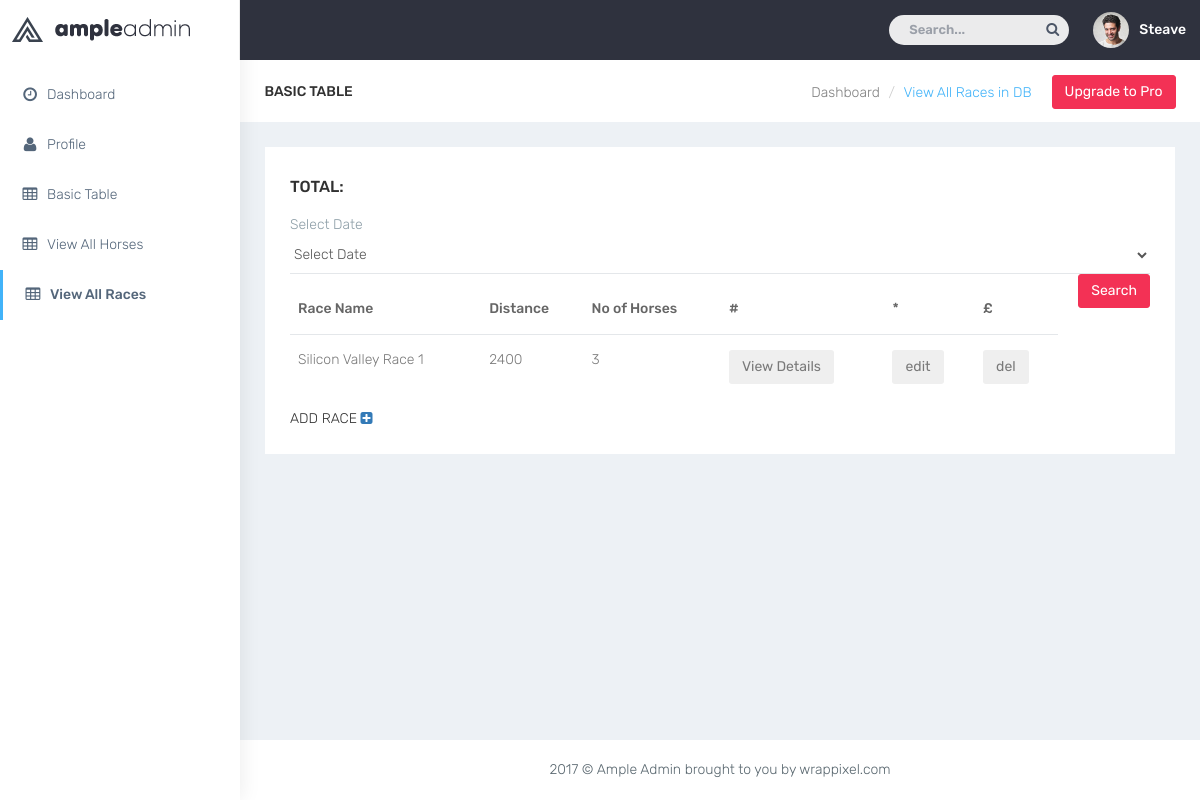
Page /frontend/admin/viewRaces.php on the earlier database version.
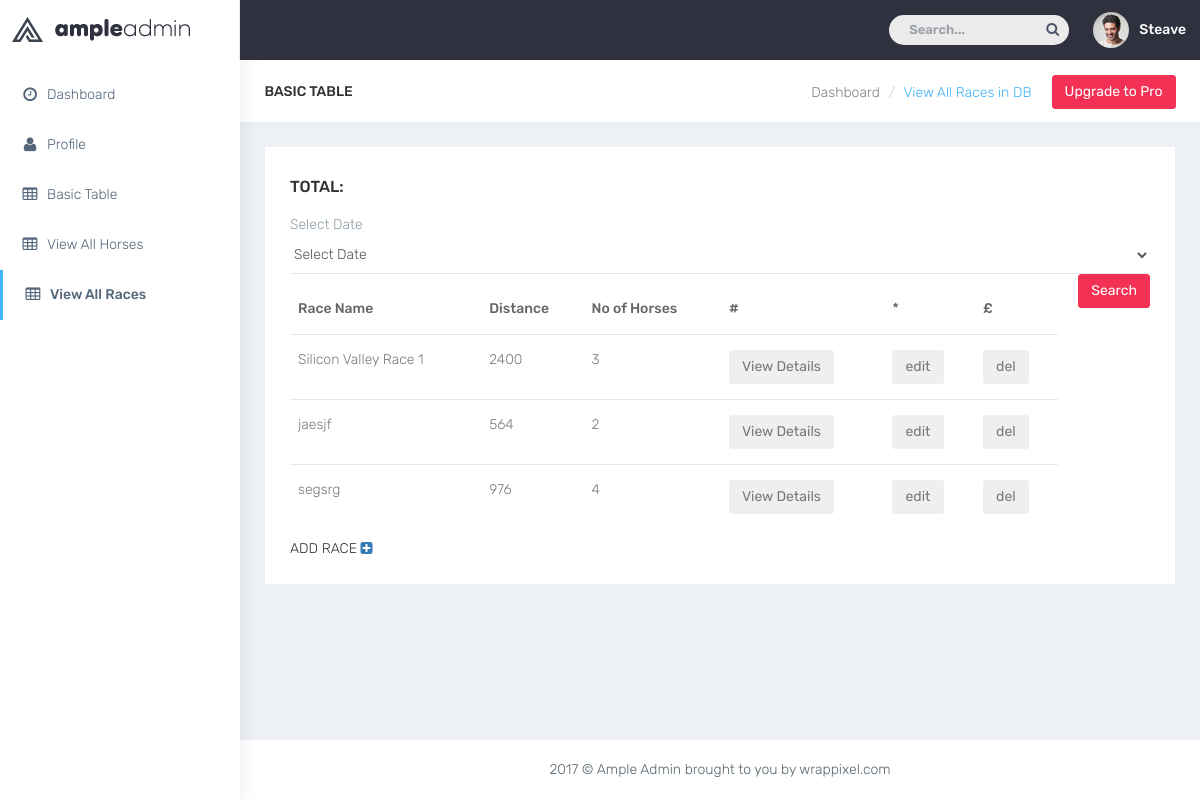
Same page on the later database version.
### tables this page shows
CREATE TABLE `race` (
  `race_id` int(11) NOT NULL,
  `race_name` varchar(75) NOT NULL,
  `date_time` date NOT NULL,
  `distance` int(11) NOT NULL,
  `no_horses` int(11) NOT NULL
);

### frontend/admin/viewRaces.php (the view, shortened to what this page needs)
<?php include('../../global/serverconnectionafterlogin.php'); ?>
<?php include('tables_head.php'); ?>
<?php include('admin_nav.php'); ?>
        <div id="page-wrapper">
            <div class="container-fluid">
                <div class="row bg-title">
                    <div class="col-lg-3 col-md-4 col-sm-4 col-xs-12">
                        <h4 class="page-title">Basic Table</h4> </div>
                    <div class="col-lg-9 col-sm-8 col-md-8 col-xs-12">
                        <a href="https://wrappixel.com/templates/ampleadmin/" target="_blank" class="btn btn-danger pull-right m-l-20 hidden-xs hidden-sm waves-effect waves-light">Upgrade to Pro
                        </a>
                        <ol class="breadcrumb">
                            <li><a href="#">Dashboard</a></li>
                            <li class="active">View All Races in DB</li>
                        </ol>
                    </div>
                </div>
                <div class="row">
                    <div class="col-sm-12">
                        <div class="white-box">
                            <h3 class="box-title">Total:</h3>
                            <p class="text-muted ">Select Date
                                <select  name="racedatetime" class="form-control form-control-line">
                                        <option value="">Select Date</option>
                                </select>
                                <a href="" target="_blank" class="btn btn-danger pull-right m-l-20 hidden-xs hidden-sm waves-effect waves-light">Search</a>
                            </p>
                            <div class="table-responsive">
                                <table class="table">
                                    <thead>
                                        <tr>
                                            <th>Race Name</>
                                            <th>Distance</th>
                                            <th>No of Horses</th>
                                            <th>#</th>
                                            <th>*</th>
                                            <th>£</th>
                                        </tr>
                                    </thead>
                                    <tbody>
                                    <?php
                                        $stmt = $conn->prepare('SELECT race_id, race_name, distance, no_horses
                                                                FROM race
                                                            ');
                                        $stmt->execute();
                                        $row_stmt = $stmt->fetchAll(PDO::FETCH_ASSOC);
                                            foreach($row_stmt as $rs){
                                                $raceid= $rs['race_id'];
                                                echo "<tr>
                                                        <td>" . $rs['race_name'] . "</td>
                                                        <td>" .$rs['distance'] . "</td>
                                                        <td>" . $rs['no_horses'] . "</td>
                                                        <td><button class=\"btn\" data-toggle=\"modal\" data-target=\"#modalRaceDetail$raceid\">View Details</button>";
                                                       echo "</td> <td><button class=\"btn\">edit</button> </td>
                                                        <td><button class=\"btn\">del</button> </td>";
                                                        echo "</tr>";
                                            }
                                     ?>
                                    </tbody>
                                </table>
                                <div class="add_race">ADD RACE
                                    <a href="#" class="modal-trigger fa fa-plus-square" data-toggle="modal" data-target="#modal1"></a>
                                 </div>
                            </div>
                        </div>
                    </div>
                </div>
            </div>
            <footer class="footer text-center"> 2017 &copy; Ample Admin brought to you by wrappixel.com</footer>
        </div>
    </div>
</body>
</html>

### frontend/admin/tables_head.php (shortened to what this page needs)
<!DOCTYPE html>
<html lang="en">
<head>
    <link href="../../bootstrap/dist/css/bootstrap.min.css" rel="stylesheet">
    <link href="../../plugins/bower_components/sidebar-nav/dist/sidebar-nav.min.css" rel="stylesheet">
    <link href="../../css/animate.css" rel="stylesheet">
    <link href="../../css/style.css" rel="stylesheet">
    <link href="../../css/colors/default.css" id="theme" rel="stylesheet">
</head>

### frontend/admin/admin_nav.php (shortened to what this page needs)
<body class="fix-header">
    <div id="wrapper">
        <nav class="navbar navbar-default navbar-static-top m-b-0">
            <div class="navbar-header">
                <div class="top-left-part">
                    <a class="logo" href="admindashboard.php">
                        <b>
                        <img src="../../plugins/images/admin-logo-dark.png" alt="home" class="light-logo" />
                     </b>
                        <span class="hidden-xs">
                        <img src="../../plugins/images/admin-text-dark.png" alt="home" class="light-logo" />
                     </span> </a>
                </div>
                <ul class="nav navbar-top-links navbar-right pull-right">
                    <li>
                        <form role="search" class="app-search hidden-sm hidden-xs m-r-10">
                            <input type="text" placeholder="Search..." class="form-control"> <a href=""><i class="fa fa-search"></i></a> </form>
                    </li>
                    <li>
                        <a class="profile-pic" href="#"> <img src="../../plugins/images/users/varun.jpg" alt="user-img" width="36" class="img-circle"><b class="hidden-xs">Steave</b></a>
                    </li>
                </ul>
            </div>
        </nav>
        <div class="navbar-default sidebar" role="navigation">
            <div class="sidebar-nav slimscrollsidebar">
                <div class="sidebar-head">
                    <h3><span class="fa-fw open-close"><i class="ti-close ti-menu"></i></span> <span class="hide-menu">Navigation</span></h3>
                </div>
                <ul class="nav" id="side-menu">
                    <li style="padding: 70px 0 0;">
                        <a href="admindashboard.php" class="waves-effect"><i class="fa fa-clock-o fa-fw" aria-hidden="true"></i>Dashboard</a>
                    </li>
                    <li>
                        <a href="profile.php" class="waves-effect"><i class="fa fa-user fa-fw" aria-hidden="true"></i>Profile</a>
                    </li>
                    <li>
                        <a href="basic-table.php" class="waves-effect"><i class="fa fa-table fa-fw" aria-hidden="true"></i>Basic Table</a>
                    </li>
                    <li>
                        <a href="viewHorses.php" class="waves-effect"><i class="fa fa-table fa-fw" aria-hidden="true"></i>View All Horses</a>
                    </li>
                    <li>
                        <a href="viewRaces.php" class="waves-effect"><i class="fa fa-table fa-fw" aria-hidden="true"></i>View All Races</a>
                    </li>
                </ul>
            </div>
        </div>

### css/colors/default.css (style rules this page uses)
body { background: #fff; }
.top-left-part { background: #fff; }
.top-left-part .light-logo { display: inline-block; }
.navbar-header { background: #2f323e; }
.navbar-top-links > li > a { color: #ffffff; }
.sidebar .sidebar-head { background: #ffffff; }
.sidebar .sidebar-head h3 { color: #686868; }
.bg-title .breadcrumb .active { color: #41b3f9; }
.sidebar { background: #fff; box-shadow: 1px 0px 20px rgba(0, 0, 0, 0.08); }
#side-menu li a { color: #54667a; }
#side-menu li a { color: #54667a; border-left: 0px solid #fff; }
#side-menu > li > a { border-left: 3px solid transperant; }
#side-menu > li > a.active { background: transperant; color: #54667a; border-left: 3px solid #41b3f9; font-weight: 500; }

Differences in the rows shown:
added race: race_name "jaesjf", distance "564", no_horses "2"
added race: race_name "segsrg", distance "976", no_horses "4"
